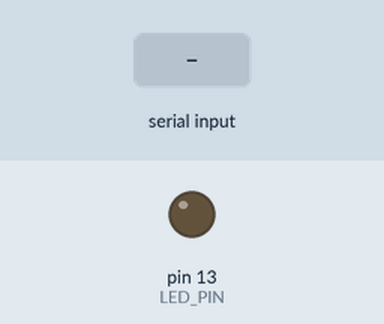
This sketch was run on a simulated Arduino Uno, built with avr-gcc and run on an emulated ATmega328P. On the bench: output pins drawn as LEDs (lit = HIGH). Inputs (shaded band) come from the test bench.

Above: at 1.2 s.
1.3 s: "BRIT" received over Serial
At 2.3 s:
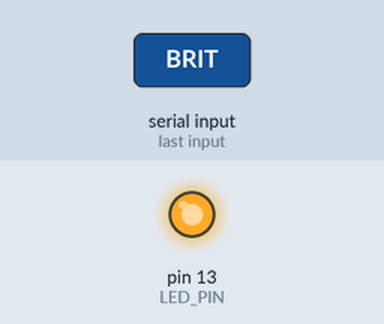
Timing chart, 0 to 4.3 s (numbered marks = the images above; inputs shaded):
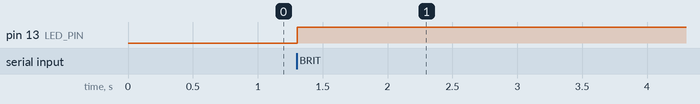

Measured:
- after the input at 1.3 s, pin 13 (LED_PIN): LOW → HIGH at once

The sketch:

arduinoUSB.ino
```cpp
#define LED_PIN 13
#include<TimerThree.h>

int ledBrightness = 0;
int count = 0;
int incomingByte = 0;
boolean flag = false;
char incomingMessage[4];


void setup(){
  Serial.begin(9600);
  pinMode(LED_PIN,OUTPUT);


}

void loop(){
   if(Serial.available()){
     Serial.readBytes(incomingMessage,4);
     if(strcmp(incomingMessage,"DARK") == 0){
         ledBrightness = 50;
     }else if(strcmp(incomingMessage,"BRIT") == 0){
         ledBrightness = 200;
     }
   }
   analogWrite(LED_PIN,ledBrightness);
}
```
